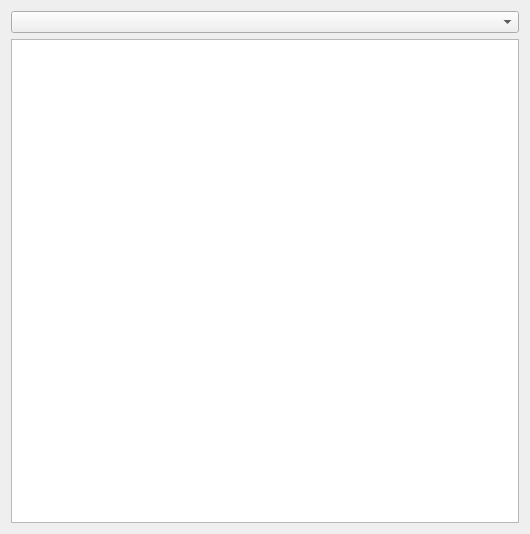
<?xml version="1.0" encoding="UTF-8"?>
<ui version="4.0">
 <class>MainWindow</class>
 <widget class="QMainWindow" name="MainWindow">
  <property name="geometry">
   <rect>
    <x>0</x>
    <y>0</y>
    <width>530</width>
    <height>534</height>
   </rect>
  </property>
  <property name="minimumSize">
   <size>
    <width>530</width>
    <height>534</height>
   </size>
  </property>
  <property name="maximumSize">
   <size>
    <width>530</width>
    <height>534</height>
   </size>
  </property>
  <property name="windowTitle">
   <string>MainWindow</string>
  </property>
  <widget class="QWidget" name="centralWidget">
   <layout class="QGridLayout" name="gridLayout">
    <item row="0" column="0">
     <widget class="QComboBox" name="comboBox"/>
    </item>
    <item row="1" column="0">
     <widget class="QTextBrowser" name="textBrowser"/>
    </item>
   </layout>
  </widget>
 </widget>
 <layoutdefault spacing="6" margin="11"/>
 <resources/>
 <connections/>
</ui>
